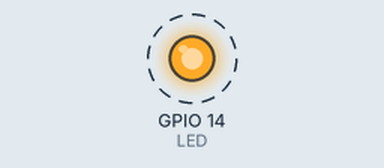
Simulated run of this sketch. Board: ESP8266 (NodeMCU). Parts: output pins drawn as LEDs (lit = HIGH). Dashed ring = blinking. WiFi joins after 1.5 s; servers stay silent unless stated; what the sketch prints to the serial monitor is not drawn.

Above: at 1.7 s.
Timing chart, 0 to 4.5 s (numbered marks = the images above):
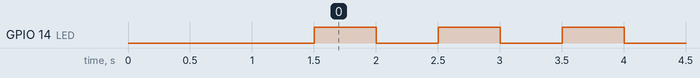

Measured:
- by itself, GPIO 14 (LED): alternates HIGH for 0.50 s and LOW for 0.50 s

The sketch:

ESP8266_WiFi.ino
```cpp
/****
Script para controlar unha placa ESP8266 e conectar a unha WiFi predeterminada que xenerara
a placa Raspberri
*****/

#include <ESP8266WiFi.h>

//Wifi móbil
#define MAX_INTENTOS 50
#define WIFI_SSID "ssd"
#define WIFI_PASS "pass"

// Pins datos
// GPIO14: D5
#define LED 14
int tempo = 500;
bool conectado = false;

void setup() {
  // put your setup code here, to run once:
  Serial.begin(9600); //Recordar que a velocidade de baulios sexa a mesma que nos da o monitor
  pinMode(LED, OUTPUT);
  conectado = conectarWiFi();
}

void loop() {
  if(conectado) escintila(tempo);
  else escintila(tempo/10);
}

void escintila(int espera) {
  digitalWrite(LED, HIGH);
  delay(espera);
  digitalWrite(LED, LOW);
  delay(espera);
}

// Función que se encarga de xestionar a conexión á rede
bool conectarWiFi() { // cambiamos void por bool para que nos responda verdadeiro ou falsopara o que necesitamos poñer un return
  // put your main code here, to run repeatedly:
  WiFi.mode(WIFI_STA); //Indica modo Station (conexion a outro dispositivo) conectase como unha wifi que se conecta a outra wifi
  WiFi.disconnect(); // Desconecta unha posible conexion previa
  WiFi.begin(WIFI_SSID, WIFI_PASS); // Inicia a conexion
  Serial.print("\n\nAgardando pola WiFi "); // \n\ quere decir 2 voltas de carro e decir deixa 2 liñas en branco antes de escribir
  int contador = 0; // Comproba estado da conexión e fai varias tentativas
  while(WiFi.status() != WL_CONNECTED and contador < MAX_INTENTOS) {
    contador++;
    delay(500);
    Serial.print(".");
  }
  Serial.println("");
  // Informa do estado da conexion e IP en caso de éxito
  if(contador < MAX_INTENTOS) {
    conectado = true;
    Serial.print("Conectado á WiFi coa IP: "); Serial.println(WiFi.localIP());
  }
  else{
    Serial.println("Non se puido conectar á WiFi");
    conectado = false;
  }
  return(conectado); // utilizamolo porque é bool, void non necesita devolucion
}
```
